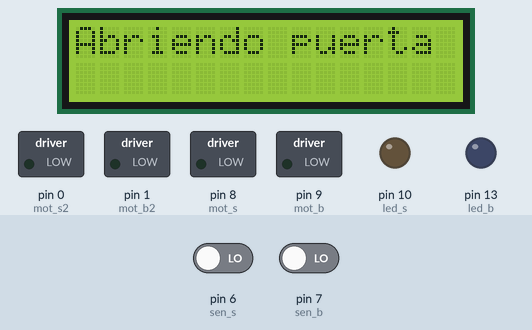
The sketch below on a simulated Arduino Uno, built with avr-gcc and run on an emulated ATmega328P. Parts: 16×2 character LCD, switched loads named in the sketch (green lamp = pin HIGH), output pins drawn as LEDs (lit = HIGH). The test bench sets the inputs (shaded band); at power-on: pin 6 (sen_s) LOW, pin 7 (sen_b) LOW.

Above: at 1.4 s.
1.5 s: pin 6 (sen_s) driven HIGH
At 4.39 s:
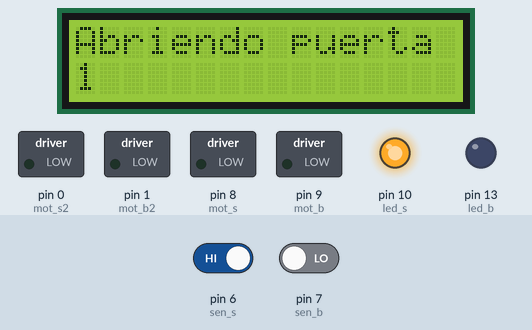
4.5 s: pin 6 (sen_s) driven LOW
At 5.4 s:
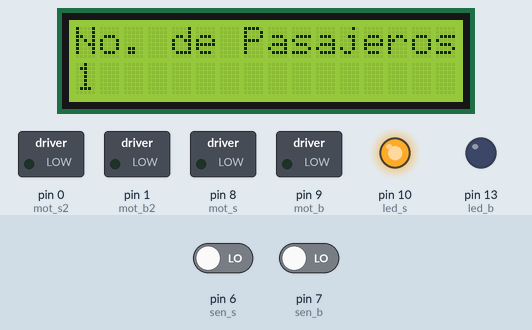
6.0 s: pin 6 (sen_s) driven HIGH
At 8.1 s:
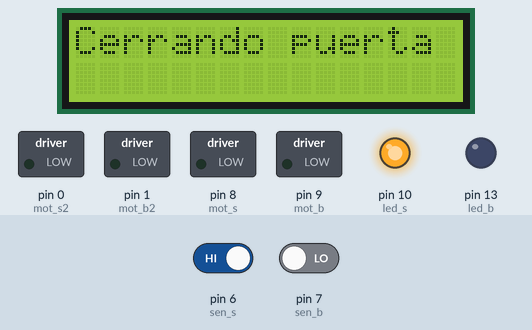
11.5 s: pin 6 (sen_s) driven LOW and pin 7 (sen_b) driven HIGH
At 14.7 s:
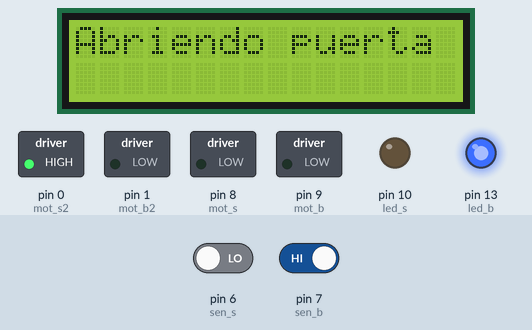
17.2 s: pin 7 (sen_b) driven LOW
At 20.12 s:
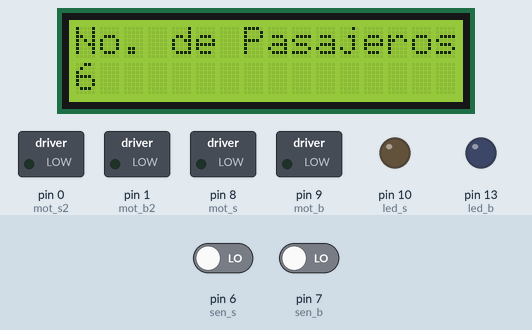
20.2 s: pin 7 (sen_b) driven HIGH
At 25.4 s:
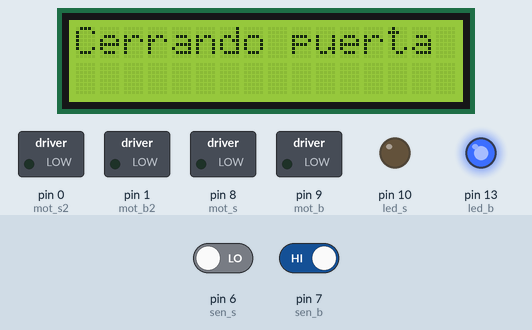
Timing chart, 0 to 46.7 s (numbered marks = the images above; inputs shaded):
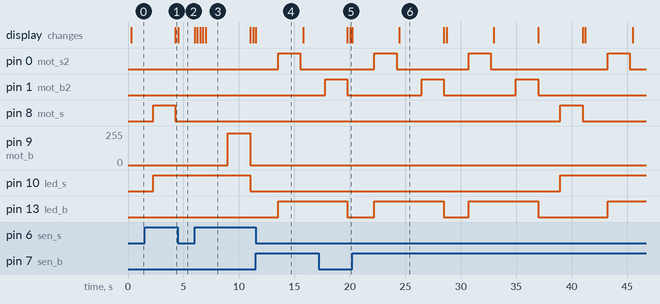

The sketch:

Proyecto_Autobus_Doble_Giros_PWM.ino
```cpp
#include <LiquidCrystal.h>  //Incluye la libreria de la pantalla LCD
LiquidCrystal lcd(12, 11, 5, 4, 3, 2); //Inicializa la libreria de la pantalla con los pines usados
int s_sub = 0; // Variable para el sensor de subida
int s_baj = 0; // Variable para el sensor de bajada
int npas = 0;  // Variable para el numero de pasajeros
int del = 2000; //Variable para un retraso de 2000 milisegundos (2segundos)
int maxpas = 5;  // Variable para el maximo de pasajeros
int cont = 0;
const int sen_s =  6;      // the number of the LED pin
const int sen_b =  7;      // the number of the LED pin
const int mot_s =  8;      // the number of the LED pin
const int mot_b =  9;      // the number of the LED pin
const int mot_b2 =  1;      // the number of the LED pin
const int mot_s2 =  0;      // the number of the LED pin
const int led_s =  10;      // the number of the LED pin
const int led_b =  13;      // the number of the LED pin
//int analogPin = 3;   // potentiometer connected to analog pin 3
int val = 130;         // variable to store the read value


void setup() {
  // put your setup code here, to run once:
    lcd.begin(16, 2); //Configura el numero de filas y columnas de la pantalla LCD
    pinMode(sen_s, INPUT); //Inicializa el puerto 6 como entrada digital
    pinMode(sen_b, INPUT); //Inicializa el puerto 7 como entrada digital
    pinMode(mot_s, OUTPUT); //Inicializa el puerto 8 como salida digital
    pinMode(mot_b, OUTPUT); //Inicializa el puerto 9 como salida digital
    pinMode(led_s, OUTPUT); //Inicializa el puerto 8 como salida digital
    pinMode(led_b, OUTPUT); //Inicializa el puerto 9 como salida digital
    pinMode(mot_s2, OUTPUT); //Inicializa el puerto 9 como salida digital
    pinMode(mot_b2, OUTPUT); //Inicializa el puerto 9 como salida digital
    lcd.setCursor(0, 0); // Situa la posicion donde se escribe el mensaje
    lcd.println("No. de Pasajeros"); //Imprime un mensaje en la pantalla LCD
    lcd.setCursor(0, 1); // Situa la posicion donde se escribe el mensaje
    lcd.print(npas); //Imprime una variable en la pantalla
    delay(200); // Pausa el programa durante un tiempo en milisegundos
}

void loop() {
  // put your main code here, to run repeatedly:
    lcd.setCursor(0, 0); // Situa la posicion donde se escribe el mensaje
    lcd.println("No. de Pasajeros"); //Imprime un mensaje en la pantalla LCD
    lcd.setCursor(0, 1); // Situa la posicion donde se escribe el mensaje
    lcd.print(npas); //Imprime una variable en la pantalla
  if(npas == 0 && cont == 0){
    abrir_puerta(mot_s, mot_b, led_s); // Llama a la funcion abrir puerta que abre la puerta de subida de pasajeros cuando se inicia el programa
    cont = 1;
  }
    s_sub = digitalRead(sen_s); //Almacena en la variable s_sub el valor del sensor de subida
    s_baj = digitalRead(sen_b); //Almacena en la variable s_baj el valor del sensor de bajada
    if(s_sub == HIGH) { //Condicion que realiza si el sensor de subida se activa
      npas++; //Contador que almacena el # de pasajeros que suben al bus
      lcd.setCursor(0, 1); // Situa la posicion donde se escribe el mensaje
      lcd.print(npas); //Imprime una variable en la pantalla
      delay(250); // Pausa el programa durante un tiempo en milisegundos
      s_sub = digitalRead(sen_s); //Almacena en la variable s_sub el valor del sensor de subida
      if(npas == maxpas){ //Condicion que realiza si el # de pasajeros es igual al # maximo de pasajeros
        cerrar_puerta(mot_s, mot_b, led_s); //Llama a la funcion cerrar puerta que cierra la puerta subida de pasajeros si el # de pasajeros es igual al # maximo de pasajeros
      }
    }
    else if (s_baj == HIGH && npas>0){  //Condicion que realiza si el sensor de bajada se activa
      abrir_puerta(mot_s2, mot_b2, led_b); // Llama a la funcion abrir puerta que abre la puerta de bajada de pasajeros
      delay(250); // Pausa el programa durante un tiempo en milisegundos
      cerrar_puerta(mot_s2, mot_b2, led_b); // Llama a la funcion cerrar puerta que cierra la puerta de bajada de pasajeros
      if(npas == maxpas){ //Condicion que realiza si en sensor de bajada se activa y el # de pasajeros es igual al # maximo de pasajeros
        abrir_puerta(mot_s, mot_b, led_s); // Llama a la funcion abrir puerta que abre la puerta de subida de pasajeros
      }
      npas--; //Contador que almacena el # de pasajeros que bajan del bus
      lcd.setCursor(0, 1); // Situa la posicion donde se escribe el mensaje
      lcd.print(npas); //Imprime una variable en la pantalla
      delay(250); // Pausa el programa durante un tiempo en milisegundos
    }
}

int abrir_puerta(int mots, int motb, int led){
    lcd.clear(); // Borra el todo el contenido de la pantalla LCD
    lcd.setCursor(0, 0); // Situa la posicion donde se escribe el mensaje
    lcd.print("Abriendo puerta"); //Imprime un mensaje en la pantalla LCD
    delay(del); // Pausa el programa durante un tiempo en milisegundos
    analogWrite(motb, 0); // Apaga la salida
    analogWrite(mots, val); //Genera un pulso PWM en la salida mots que activa al motor con un ciclo util de val=130
    digitalWrite(led, HIGH); // Enciendo la salida que activa el led que muestra si la puerta esta abierta o cerrada
    delay(del);// Pausa el programa durante un tiempo en milisegundos
    analogWrite(mots, 0); // Apaga la salida
}

int cerrar_puerta(int mots_1, int motb_1, int led_1){
    lcd.clear(); // Borra el todo el contenido de la pantalla LCD
    lcd.setCursor(0, 0); // Situa la posicion donde se escribe el mensaje
    lcd.print("Cerrando puerta"); //Imprime un mensaje en la pantalla LCD
    delay(del); // Pausa el programa durante un tiempo en milisegundos
    analogWrite(mots_1, 0); // Apaga la salida
    analogWrite(motb_1, val+110);  //Genera un pulso PWM en la salida mots que activa al motor con un ciclo util de val=230
    delay(del); // Pausa el programa durante un tiempo en milisegundos
    analogWrite(motb_1, 0);   // Apaga la salida
    digitalWrite(led_1, LOW);  // Apaga la salida que activa el led que muestra si la puerta esta abierta o cerrada
}
```

Measured:
- after the input at 1.5 s, the display: changes after 2.8 s (image 1)
- after the input at 6.0 s, pin 9 (mot_b): 0/255 → 240/255 after 3.0 s, → 0/255 2.0 s later; pin 10 (led_s): HIGH → LOW after 5.0 s; the display: first changes at once (image 3 shows a later state)
- after the input at 11.5 s, pin 0 (mot_s2): LOW → HIGH after 2.0 s, → LOW 2.0 s later; pin 13 (led_b): LOW → HIGH after 2.0 s; the display: changes at once (image 4)
- after the input at 17.2 s, the display: first differs from a run without the input after 2.8 s (image 5)
- after the input at 20.2 s, pin 0 (mot_s2): goes HIGH 2.0 s, LOW 6.5 s, HIGH 2.0 s, LOW 10.5 s, HIGH 2.0 s, then LOW, starting after 2.0 s; pin 1 (mot_b2): alternates HIGH for 2.0 s and LOW for 6.5 s, starting after 6.3 s
- what the display in image 3 shows lasts 4.0 s, from 7.0 s to 11.0 s
- what the display in image 4 shows lasts 4.3 s, from 11.5 s to 15.8 s
